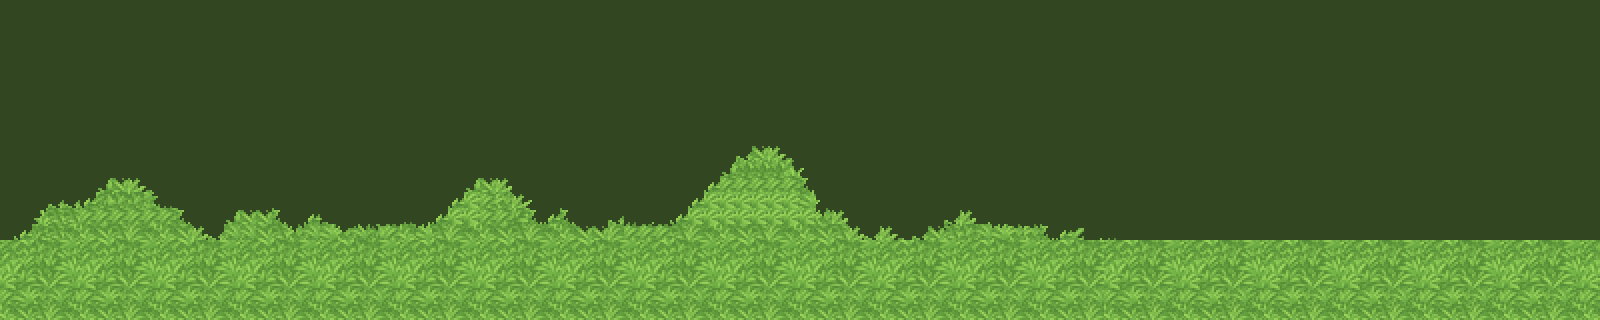

Tiled map render using the project's own tile images. Description and the map definition, with tile-layer contents summarised, below:
An orthogonal 100x20 tile map with 16x16 px tiles, 1 tile layer (land), 2 tilesets.

<map version="1.9" tiledversion="1.9.2" orientation="orthogonal" renderorder="right-down" width="100" height="20" tilewidth="16" tileheight="16" infinite="0" nextlayerid="7" nextobjectid="6">
 <tileset firstgid="1" source="clouds.tsx" />
 <tileset firstgid="963" source="grass.tsx" />
 <layer id="6" name="land" width="100" height="20">
  <data>[2000 cells, 2000 non-empty, 76 distinct tile ids]</data>
 </layer>
</map>
